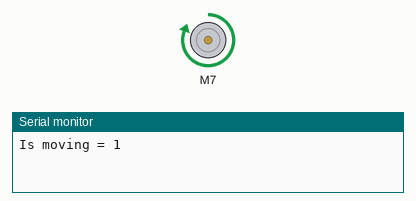
Recording of a sketch running on a simulated Arduino Uno, built with avr-gcc and run on an emulated ATmega328P. On the bench: DC motor (green arrow = forward, orange = backward, longer = faster), the last lines printed to the serial monitor.

Above: at 1.5 s.
At 7.5 s:
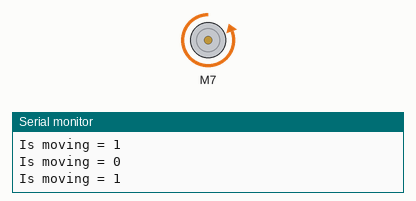
At 10.5 s:
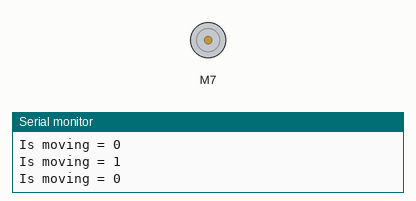
Timing chart, 0 to 15.6 s (numbered marks = the images above):
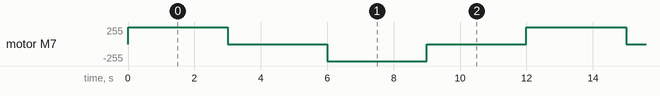

Measured:
- by itself, motor M7: repeats every 12.0 s: stopped 3.0 s, backward 255/255 3.0 s, stopped 3.0 s, forward 255/255 3.0 s

The sketch:

L298N.ino
```cpp
// Inclure la librairie
#include <L298N.h>

// Définir les pins
const unsigned int IN1 = 7;
const unsigned int IN2 = 8;

// Créer une instance pour le moteur
L298N motor(IN1, IN2);

void setup()
{
  // Utilisé pour afficher l'information
  Serial.begin(9600);

  // Attendre que le Serial Monitor s'ouvre
  while (!Serial)
  {
    // ne rien faire
  }
}

void loop()
{

  // Dire au moteur de tourner dans un sens
  motor.forward();

  // Méthode alternative
  // motor.run(L298N::FORWARD);

  //print le statut du moteur dans le serial monitor
  Serial.print("Is moving = ");
  Serial.println(motor.isMoving());

  delay(3000);

  // Stop
  motor.stop();

  // Méthode alternative
  // motor.run(L298N::STOP);

  Serial.print("Is moving = ");
  Serial.println(motor.isMoving());

  delay(3000);

  // Dire au moteur d'aller dans l'autre sens
  motor.backward();

  // Méthode alternative
  // motor.run(L298N::BACKWARD);

  Serial.print("Is moving = ");
  Serial.println(motor.isMoving());

  delay(3000);

  // Stop
  motor.stop();

  Serial.print("Is moving = ");
  Serial.println(motor.isMoving());

  delay(3000);
}
```
